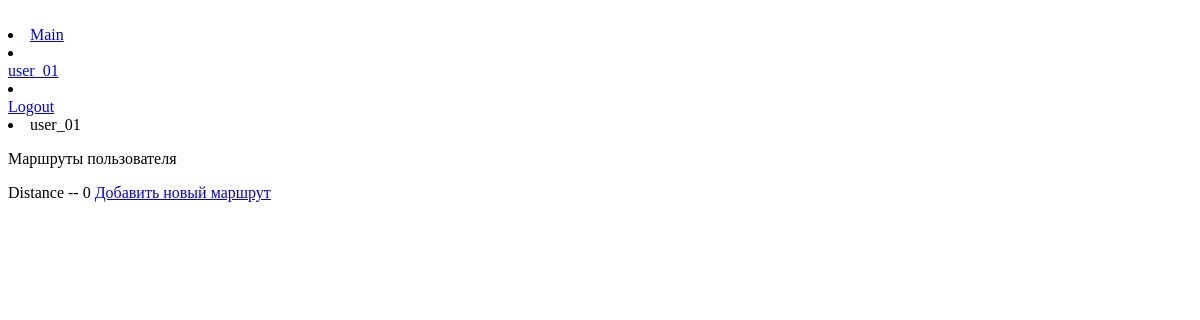
/users/user/3/ (signed in), run on an earlier commit of the app's database.
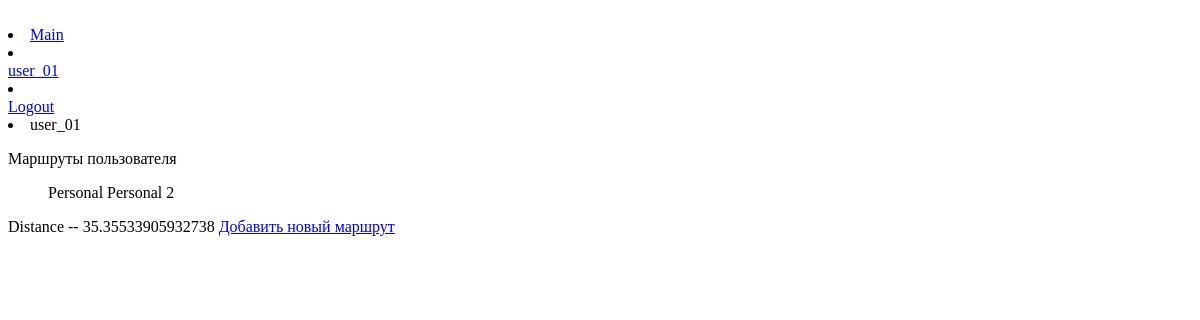
And on a later commit of the database.
### tracer/models.py (models this page shows, shortened)
class Traces(models.Model):
    title = models.CharField(max_length=255, blank=True)
    points = SortedManyToManyField(Points, related_name="included_points", blank=False, sorted=False)
    distance = models.FloatField(verbose_name="Distance")
    user = models.ForeignKey(User, related_name="user", on_delete=models.CASCADE, null=True)
    break_points = models.CharField(max_length=100, blank=True)

### users/views.py (the view)
# urls.py: path("user/<int:pk>/", users.UserDetailView.as_view(), name="users_detail"),
class UserDetailView(LoginRequiredMixin, DetailView):
    model = User
    template_name = "users/users_detail.html"
    fields = "__all__"
    login_url = "users:login"
    redirect_field_name = "redirect_to"
    def get_context_data(self, **kwargs):
        context = super(UserDetailView, self).get_context_data(**kwargs)
        user_id = kwargs.get("object").id
        traces = Traces.objects.filter(user__pk=user_id)
        distance_sum = 0
        for trace in traces:
            distance_sum += trace.distance
        context.update({"traces": traces, "distance_sum": distance_sum})
        return context

### users/templates/users/users_detail.html (shortened to what this page needs)
{% extends 'points/base.html' %}
{% load static %}
{% block content %}
    <li>{{object.username}}</li>
    <p>Маршруты пользователя</p>
    <ul>
        {% for trace in traces %}
            {{trace.title}}
        {% endfor %}
    </ul>
            Distance -- {{distance_sum}}
<a href="{% url 'traces:traces_create' %}">Добавить новый маршрут</a>
{% endblock content %}

What changed in the data, as far as the page shows it:
added Traces: title "Personal"
added Traces: title "Personal 2"
Also different on the page:
{{ distance_sum }}: "0" → "35.35533905932738"
